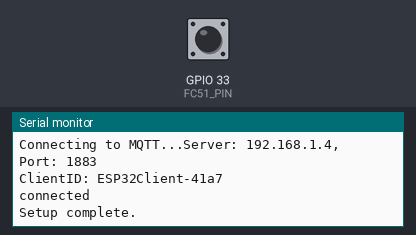
Bench run of a program on a simulated ESP32. Shown: the last lines printed to the serial monitor. Inputs (shaded band) come from the test bench; at power-on: GPIO 33 (FC51_PIN) HIGH. WiFi joins after 1.5 s; servers stay silent unless stated; network time is answered at once with the bench clock; the local clock reads 2024-03-15 10:24:30 at power-on unless the program sets it; storage starts empty; random numbers use the default seed unless the program sets one; no MQTT or app messages arrive unless stated.

Above: at 5.8 s.
5.9 s: GPIO 33 (FC51_PIN) pulled LOW for 0.15 s
At 6.7 s:
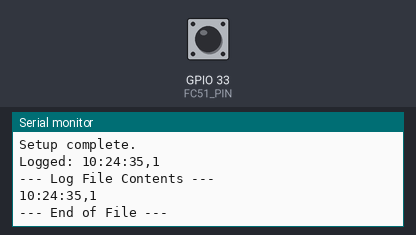
7.5 s: GPIO 33 (FC51_PIN) pulled LOW for 1 s
At 8.0 s:
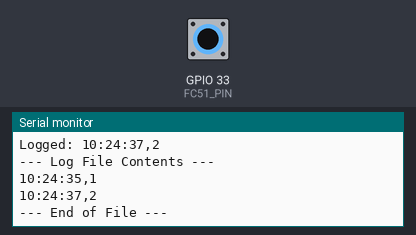
10.0 s: GPIO 33 (FC51_PIN) pulled LOW for 0.15 s
At 11.1 s:
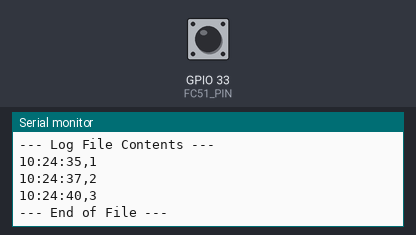
Timing chart, 0 to 13.0 s (numbered marks = the images above; inputs shaded):
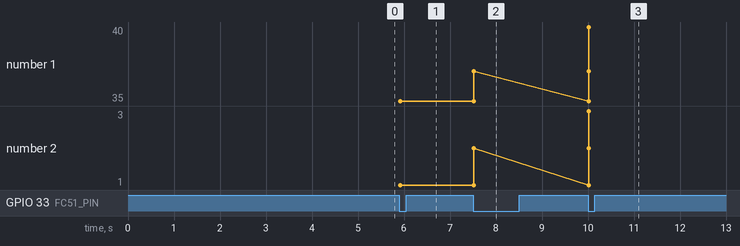

The program:

main.cpp
```cpp
#include <Arduino.h>
#include "config.h"
#include "sensor_handler.h"
#include "storage.h"
#include "wifi_handler.h"
#include "time_handler.h"
#include "mqtt.h"

void setup()
{
  Serial.begin(115200);
  setupStorage();
  deleteLogFile();

  setupSensor();

  setupWiFi();
  if (isWiFiConnected())
  {
    Serial.println("WiFi connected");
    setupTime();
  }

  setupMQTT();

  Serial.println("Setup complete.");

  delay(3000);
}

void loop()
{
  if (isObjectDetected())
  {
    logDetection();
    readLogFile();
  }
}
```

mqtt.cpp
```cpp
#include <PubSubClient.h>
#include <WiFi.h>
#include "time_handler.h"
#include "config.h"

WiFiClient espClient;
PubSubClient mqttClient(espClient);

void connectToMQTT()
{
    while (!mqttClient.connected())
    {
        Serial.print("Connecting to MQTT...");
        Serial.printf("Server: %s, Port: %d\n", MQTT_SERVER, MQTT_PORT);

        String clientId = "ESP32Client-" + String(random(0xffff), HEX);
        Serial.printf("ClientID: %s\n", clientId.c_str());

        if (mqttClient.connect(clientId.c_str()))
        {
            Serial.println("connected");
        }
        else
        {
            Serial.printf("failed, rc=%d ", mqttClient.state());
            Serial.println(" retrying in 5 seconds");
            delay(5000);
        }
    }
}

void setupMQTT()
{
    mqttClient.setServer(MQTT_SERVER, MQTT_PORT);
    connectToMQTT();
}

void publishDetection(String message)
{
    if (!mqttClient.connected())
    {
        connectToMQTT();
    }

    mqttClient.publish(MQTT_TOPIC, message.c_str());

    mqttClient.loop();
}
```

mqtt.h
```cpp
#ifndef MQTT_H
#define MQTT_H

#include <Arduino.h>

void setupMQTT();
void connectToMQTT();
void publishDetection(String message);

#endif // MQTT_H
```

sensor_handler.cpp
```cpp
#include "sensor_handler.h"
#include "config.h"

volatile bool object_detected = false;
unsigned long lastInterruptTime = 0;

void IRAM_ATTR handleInterrupt()
{
    unsigned long currentTime = millis();

    if ((currentTime - lastInterruptTime) > DEBOUNCE_DELAY)
    {
        bool currentState = digitalRead(FC51_PIN);
        if (currentState == LOW) // Reflective signal interrupted
        {
            object_detected = true;
        }

        lastInterruptTime = currentTime;
    }
}

void setupSensor()
{
    pinMode(FC51_PIN, INPUT_PULLUP);
    attachInterrupt(digitalPinToInterrupt(FC51_PIN), handleInterrupt, CHANGE);
}

bool isObjectDetected()
{
    if (object_detected)
    {
        object_detected = false;

        return true;
    }

    return false;
}
```

sensor_handler.h
```cpp
#ifndef SENSOR_HANDLER_H
#define SENSOR_HANDLER_H

#include <Arduino.h>

void setupSensor();
bool isObjectDetected();

#endif // SENSOR_HANDLER_H
```

storage.cpp
```cpp
#include "storage.h"
#include "config.h"
#include "time_handler.h"
#include "mqtt.h"

uint32_t currentDetectionNumber = 0;

void setupStorage()
{
    if (!LittleFS.begin(FORMAT_LITTLEFS_IF_FAILED))
    {
        Serial.println("LittleFS Mount Failed");
        while (true)
        {
        }
    }

    if (!LittleFS.exists(LOG_FILE))
    {
        File file = LittleFS.open(LOG_FILE, FILE_WRITE);
        if (file)
        {
            file.println("timestamp,detectionNumber");
            file.close();
            currentDetectionNumber = 0;
        }
    }
    else
    {
        File file = LittleFS.open(LOG_FILE, FILE_READ);
        if (file)
        {
            String lastLine;
            while (file.available())
            {
                String line = file.readStringUntil('\n');
                if (line.length() > 0)
                {
                    lastLine = line;
                }
            }
            file.close();

            if (lastLine.length() > 0)
            {
                int commaIndex = lastLine.lastIndexOf(',');
                if (commaIndex != -1)
                {
                    currentDetectionNumber = lastLine.substring(commaIndex + 1).toInt();
                }
            }
        }
    }

    Serial.printf("Storage setup complete. Last detection number: %d\n", currentDetectionNumber);
}

void logDetection()
{
    File file = LittleFS.open(LOG_FILE, FILE_APPEND);
    if (!file)
    {
        Serial.println("Failed to open log file");
        return;
    }

    currentDetectionNumber++;
    String timestamp = getCurrentTime();
    String logLine = timestamp + "," + String(currentDetectionNumber);

    file.println(logLine);
    publishDetection(logLine);

    file.close();

    Serial.println("Logged: " + logLine);
}

void readLogFile()
{
    File file = LittleFS.open(LOG_FILE, FILE_READ);
    if (!file)
    {
        Serial.println("Failed to open log file for reading");
        return;
    }

    Serial.println("\n--- Log File Contents ---");
    while (file.available())
    {
        String line = file.readStringUntil('\n');
        Serial.println(line);
    }
    Serial.println("--- End of File ---\n");

    file.close();
}

void deleteLogFile()
{
    if (LittleFS.remove(LOG_FILE))
    {
        Serial.println("Log file deleted");
        currentDetectionNumber = 0;
    }
    else
    {
        Serial.println("Failed to delete log file");
    }
}
```

storage.h
```cpp
#ifndef STORAGE_H
#define STORAGE_H

#include <Arduino.h>
#include <LittleFS.h>

void setupStorage();
void logDetection();
void readLogFile();
void deleteLogFile();

#endif // STORAGE_H
```

time_handler.cpp
```cpp
#include <NTPClient.h>
#include <WiFiUdp.h>
#include "config.h"
#include "time_handler.h"

WiFiUDP ntpUDP;
NTPClient timeClient(ntpUDP, NTP_SERVER, TIME_ZONE_OFFSET);

void setupTime()
{
    timeClient.begin();
    timeClient.update();
}

String getCurrentTime()
{
    timeClient.update();
    return timeClient.getFormattedTime();
}
```

time_handler.h
```cpp
#ifndef TIME_HANDLER_H
#define TIME_HANDLER_H
#include <Arduino.h>

void setupTime();
String getCurrentTime();

#endif
```

wifi_handler.cpp
```cpp
#include <WiFi.h>
#include "config.h"
#include "wifi_handler.h"

void setupWiFi()
{
    WiFi.begin(WIFI_SSID, WIFI_PASSWORD);
    while (WiFi.status() != WL_CONNECTED)
    {
        delay(500);
        Serial.print(".");
    }
    Serial.println("WiFi Connected");
}

bool isWiFiConnected()
{
    return WiFi.status() == WL_CONNECTED;
}
```

wifi_handler.h
```cpp
#ifndef WIFI_HANDLER_H
#define WIFI_HANDLER_H

void setupWiFi();
bool isWiFiConnected();

#endif
```

config.h
```cpp
#ifndef CONFIG_H
#define CONFIG_H

// Pin definitions
#define FC51_PIN GPIO_NUM_33 // Flying Fish sensor
#define DEBOUNCE_DELAY 50    // Debounce time in ms

// LittleFS configuration
#define FORMAT_LITTLEFS_IF_FAILED true

// WiFi configuration
#define WIFI_AP_NAME "IoT_Device"

// File paths
#define LOG_FILE "/log.txt"

// MQTT configuration
#define MQTT_SERVER "192.168.1.4"
#define MQTT_PORT 1883
#define MQTT_TOPIC "sensor/detections"

// wifi
#define WIFI_SSID "a_cats_dick_hehe"
#define WIFI_PASSWORD "olatz_the_midget"
#define NTP_SERVER "pool.ntp.org"
#define TIME_ZONE_OFFSET 3600 // Example: 1 hour

#endif
```

Measured:
- after the input at 5.9 s, the serial monitor: prints a new line at once (image 1)
- after the input at 7.5 s, the serial monitor: prints a new line at once (image 2)
- after the input at 10.0 s, the serial monitor: prints a new line at once (image 3)
- plotted number 1: 35 → 37 after the input at 7.5 s, 37 → 40 after the input at 10.0 s
- plotted number 2: 1 → 2 after the input at 7.5 s, 2 → 3 after the input at 10.0 s
